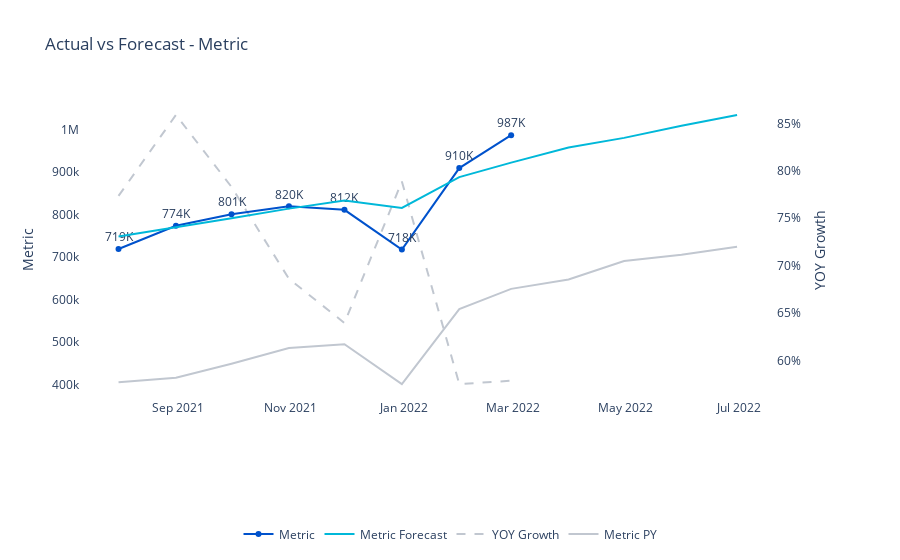

Notebook code for this chart:
### Code cell
plot_actual_forecast(df = forecast_df, actual_col = "Metric", forecast_col ="Forecast", lookback = 8)

### Figure 1 — Plotly figure (JSON) as saved in the notebook; plotly's stock layout.template omitted (floating-point values rounded to 4 significant figures)
{"data": [{"cliponaxis": false, "legendgroup": "Metric", "line": {"color": "#0052CC"}, "mode": "lines+markers+text", "name": "Metric", "showlegend": true, "text": ["719K", "774K", "801K", "820K", "812K", "718K", "910K", "987K", "nan", "nan", "nan", "nan"], "textposition": "top center", "type": "scatter", "x": ["2021-07-31T00:00:00", "2021-08-31T00:00:00", "2021-09-30T00:00:00", "2021-10-31T00:00:00", "2021-11-30T00:00:00", "2021-12-31T00:00:00", "2022-01-31T00:00:00", "2022-02-28T00:00:00", "2022-03-31T00:00:00", "2022-04-30T00:00:00", "2022-05-31T00:00:00", "2022-06-30T00:00:00"], "xaxis": "x", "y": [719419, 774033, 801323, 820038, 811549, 717998, 909912, 987450, null, null, null, null], "yaxis": "y2"}, {"legendgroup": "Metric Forecast", "line": {"color": "#00B8D9"}, "mode": "lines", "name": "Metric Forecast", "showlegend": true, "type": "scatter", "x": ["2021-07-31T00:00:00", "2021-08-31T00:00:00", "2021-09-30T00:00:00", "2021-10-31T00:00:00", "2021-11-30T00:00:00", "2021-12-31T00:00:00", "2022-01-31T00:00:00", "2022-02-28T00:00:00", "2022-03-31T00:00:00", "2022-04-30T00:00:00", "2022-05-31T00:00:00", "2022-06-30T00:00:00"], "xaxis": "x", "y": [748657, 769984, 791581, 814439, 833587, 816224, 888736, 922740, 958251, 980982, 1009478, 1035000], "yaxis": "y2"}, {"legendgroup": "YOY Growth", "line": {"color": "#C1C7D0", "dash": "dash"}, "mode": "lines", "name": "YOY Growth", "showlegend": true, "type": "scatter", "x": ["2021-07-31T00:00:00", "2021-08-31T00:00:00", "2021-09-30T00:00:00", "2021-10-31T00:00:00", "2021-11-30T00:00:00", "2021-12-31T00:00:00", "2022-01-31T00:00:00", "2022-02-28T00:00:00", "2022-03-31T00:00:00", "2022-04-30T00:00:00", "2022-05-31T00:00:00", "2022-06-30T00:00:00"], "y": [0.7736, 0.859, 0.7831, 0.6862, 0.6395, 0.7888, 0.5751, 0.5786, null, null, null, null]}, {"legendgroup": "Metric PY", "line": {"color": "#C1C7D0"}, "mode": "lines", "name": "Metric PY", "showlegend": true, "type": "scatter", "x": ["2021-07-31T00:00:00", "2021-08-31T00:00:00", "2021-09-30T00:00:00", "2021-10-31T00:00:00", "2021-11-30T00:00:00", "2021-12-31T00:00:00", "2022-01-31T00:00:00", "2022-02-28T00:00:00", "2022-03-31T00:00:00", "2022-04-30T00:00:00", "2022-05-31T00:00:00", "2022-06-30T00:00:00"], "xaxis": "x", "y": [405627, 416369, 449407, 486329, 494993, 401387, 577688, 625533, 647390, 691193, 705830, 724587], "yaxis": "y2"}], "layout": {"legend": {"orientation": "h", "title": {"text": ""}, "x": 0.5, "xanchor": "center", "y": -0.5, "yanchor": "bottom"}, "plot_bgcolor": "white", "title": {"text": "Actual vs Forecast - Metric"}, "xaxis": {"anchor": "y", "domain": [0, 0.94]}, "yaxis": {"anchor": "x", "domain": [0, 1], "side": "right", "tickformat": ".0%", "title": {"text": "YOY Growth"}}, "yaxis2": {"anchor": "x", "overlaying": "y", "side": "left", "tickformat": "~s", "title": {"text": "Metric"}}}}
